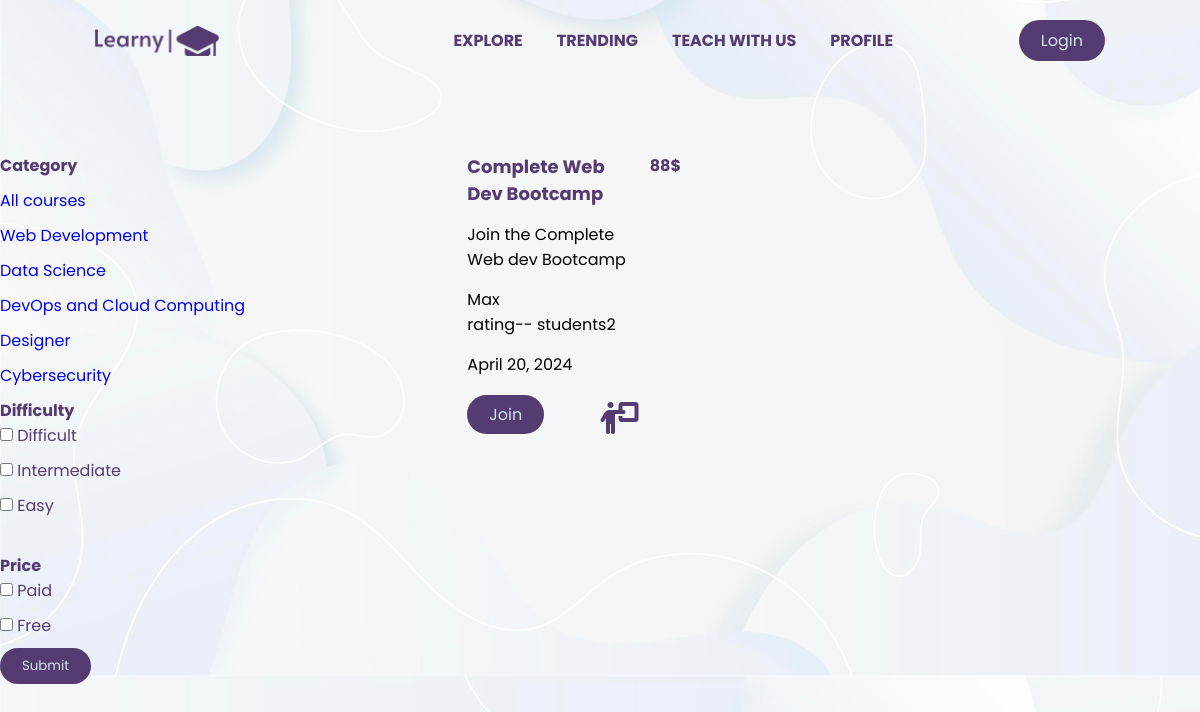
/workshop/category/web-development/, run on the app's committed database.
### workshop/models.py (models this page shows, shortened)
class WorkshopCategory(models.Model):
    name = models.CharField(max_length=200)
    workshopcategoryslug = models.SlugField()
    class Meta:
        verbose_name_plural = "WorkshopCategories"

class Workshop(models.Model):
    name = models.CharField(max_length=120)
    shortdescription = models.CharField(max_length=400)
    description = models.TextField(max_length=2000)
    date = models.DateField(auto_now_add=True)
    image = models.ImageField(upload_to="workshopimages",default="defaultw")#
    students_in_workshop = models.IntegerField() #
    workshopcategory = models.ForeignKey(WorkshopCategory, on_delete=models.CASCADE) #r
    difficulty_choices = models.TextChoices("difficulty_choices","Easy Intermediate Difficult")
    difficulty = models.CharField(choices=difficulty_choices,max_length=50)
    paid = models.BooleanField(default=False)
    instructor = models.ForeignKey(Instructor, on_delete=models.CASCADE)#r
    workshopslug = models.SlugField()
    price = models.IntegerField()

class Instructor(models.Model):#
    name = models.CharField(max_length=120)
    role = models.CharField(max_length=120)
    qualification = models.CharField(max_length=200)
    def __str__(self):
        return self.name

### workshop/views.py (the view)
# urls.py: path('category/<slug:slugworkshopcategory>/',views.category_details,name='category_details') ,
def category_details(request,slugworkshopcategory):
    categories = WorkshopCategory.objects.all()
    difficulty_levels = Workshop.objects.order_by().values_list('difficulty', flat=True).distinct()# or Workshop.difficulty_choices.choices
    category = WorkshopCategory.objects.get(workshopcategoryslug=slugworkshopcategory)
    workshops = category.workshop_set.all()
    ctx = {"all_workshops":workshops,"categories":categories,"difficulty":difficulty_levels,"category_slug":slugworkshopcategory}
    return render(request,"workshop/workshop_category.html",context=ctx)

### workshop/templates/workshop/workshop_category.html (shortened to what this page needs)
{% extends "base.html" %}
{% load static %}
{% block csspart %}
<link rel="stylesheet" href="{% static "workshop/workshop.css" %}">
{% endblock  %}
{% block body %}
    <section class="course-section courses-list">
        <div class="course-container">
         <div class="filters">
            <div class="filter-based-category">
               <h4>Category</h4>
            </div>
            <div class="link-course">
                <a href="{% url "category" %}">All courses</a>
                {% for category in categories %}
                <a href="{% url "category_details" category.workshopcategoryslug %}"class="cat-link">{{category.name}}</a>
                {% endfor %}
            </div>
         <div class="filter-diff-fee">
            <form action="{% url "category" %}" method="get">
               <h4>Difficulty</h4>
                {% for diff in difficulty %}
                <div class="checkbox-filter">
    <input type="checkbox" name="difficulty" id="difficulty" value="{{diff|lower}}">
    <label for="difficulty">{{diff}}</label>
</div>
    {% endfor %}
               <br>
               <h4>Price</h4>
               <div class="checkbox-filter">
                <input type="checkbox" name="paid" id="paid" value="paid">
                <label for="paid">Paid</label>
               </div>
               <div class="checkbox-filter">
                <input type="checkbox" name="paid" id="free" value="free">
                <label for="free">Free</label>
               </div>
               <button type="submit" class="btn">Submit</button>
            </form>
         </div>
         </div>
         {% for course in all_workshops %}
<div class="allcourses">
          <div class="courses">
          <div class="item">
            <div class="course-img">
            </div>
            <div class="course-content">
               <h4>{{course.name}}</h4>
               <p>{{course.shortdescription}}</p>
               <span>{{course.instructor}}</span>
               <p>rating--  <span>students{{course.students_in_workshop}}</span></p>
               <p>{{course.date}}</p>
               <div class="learn-more">
               <a href="{% url "workshop_detail"  course.workshopslug%}" class="btn">Join</a>
               <a href="{% url "related_workshops" course.workshopslug %}"class="more-icon"><i class="fa-solid fa-person-chalkboard telescope"></i></a>
            </div>
            </div>
            <div class="course-more">
               <p>{{course.price}}$</p>
            </div>
         </div>
      </div>
         {% endfor %}
         </div>
      </div>
    </section>
{% endblock  %}

### workshop/static/workshop/workshop.css (style rules this page uses)
.course-section { max-width: 1400px; margin-right: auto; margin-left: auto; }
.courses { display: flex; flex-direction: column; gap: 10px; align-items: flex-end; width: 100%; margin-right: 10px; }
.courses div { width: 100%; height: 270px; margin-right: 15px; margin-bottom: 10px; }
.course-container { display: flex; }
.course-img { max-width: 400px; height: 100%; }
.item { display: flex; gap: 0px; }
.course-more { flex-basis: 1px; font-weight: bold; color: rgb(84, 59, 114); }
.course-content * { margin-bottom: 15px; }
.filters { display: flex; width: 25%; height: 350px; flex-direction: column; }
.filter-based-category { margin-bottom: 10px; color: rgb(84, 59, 114); }
.link-course a { display: block; margin-bottom: 10px; }
.filter-diff-fee { color:rgb(84, 59, 114) ; }
.checkbox-filter { margin-bottom: 10px; }
.course-content h4 { font-size: large; color: rgb(84, 59, 114); }
.btn { border: none; }
.telescope { font-size: 32px; position: relative; top: 10px; left: 50px; color: rgb(84, 59, 114); }

### static/style.css (style rules this page uses)
* { margin: 0; padding: 0; box-sizing: border-box; font-family: "Poppins", sans-serif; list-style: none; text-decoration: none; }
body { background-color: aliceblue; background-image: url(board5.jpg); background-size: cover; background-position: center; }
.btn { padding: 8px 22px; background-color:rgb(84, 59, 114) ; color: rgb(213, 227, 239); border-radius: 5rem; }
button { box-shadow: none; }
section { padding: 4.5rem 0rem 3rem; }
a { text-decoration: none; }

### data on the page
WorkshopCategory: name "Web Development"
WorkshopCategory: name "Data Science"
WorkshopCategory: name "DevOps and Cloud Computing"
WorkshopCategory: name "Designer"
WorkshopCategory: name "Cybersecurity"
Workshop: name "Complete Web Dev Bootcamp", shortdescription "Join the Complete Web dev Bootcamp", instructor "Max", students_in_workshop "2", date "April 20, 2024", price "88"

### other printed values
{{ diff }} "Difficult" "Intermediate" "Easy"
